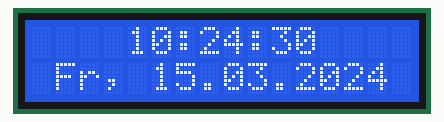
Bench run of a sketch on a simulated Arduino Uno, built with avr-gcc and run on an emulated ATmega328P. Shown: 16×2 character LCD. The local clock reads 2024-03-15 10:24:30 at power-on unless the sketch sets it; what the sketch prints to the serial monitor is not drawn.

Above: at 0.2 s.
At 4.4 s:
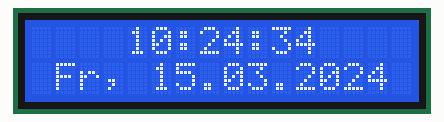
At 9.5 s:
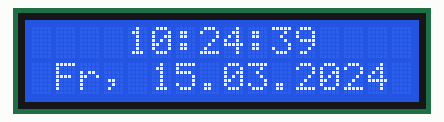
At 18.8 s:
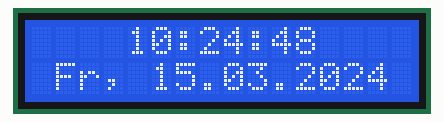
At 28.0 s:
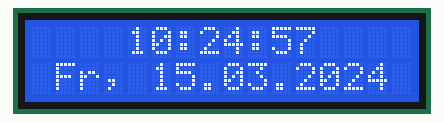
At 38.3 s:
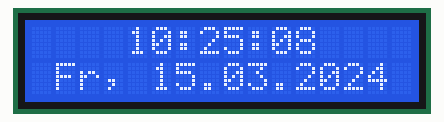

The sketch:

sketch_rtc-display.ino
```cpp
// Anzeige der Uhrzeit der RTC auf dem I2C-LCD
// R. Schefold am 29.2.2024

#include <LiquidCrystal_I2C.h>
#include <ThreeWire.h>
#include <RtcDS1302.h>

LiquidCrystal_I2C lcd(0x27,16,2);  // set the I2C-LCD address to 0x27 for a 16 chars and 2 line display
ThreeWire myWire(8,7,6); // DAT (I/O), CLK (SCLK), RST (CE) (RTC)
RtcDS1302<ThreeWire> rtc(myWire);

void setup() {

    //LCD
    lcd.init();
    lcd.clear();
    lcd.backlight();      // Make sure backlight is on
    // Print a message on both lines of the LCD.
    lcd.setCursor(2,0);   //Set cursor to character 2 on line 0
    lcd.print("Hello world!");
    lcd.setCursor(2,1);   //Move cursor to character 2 on line 1
    lcd.print("LCD Tutorial");


    //RTC
    Serial.begin(9600);
    Serial.print("compiled: ");
    Serial.print(__DATE__);
    Serial.print(" ");
    Serial.println(__TIME__);

    rtc.Begin();

    RtcDateTime compiled = RtcDateTime(__DATE__, __TIME__);
    printDateTime(compiled);
    Serial.println();

    if (!rtc.IsDateTimeValid()) {
        // Common Causes:
        //    1) first time you ran and the device wasn't running yet
        //    2) the battery on the device is low or even missing

        Serial.println("RTC lost confidence in the DateTime!");
        rtc.SetDateTime(compiled);
    }

    if (rtc.GetIsWriteProtected()){
        Serial.println("RTC was write protected, enabling writing now");
        rtc.SetIsWriteProtected(false);
    }

    if (!rtc.GetIsRunning()){
        Serial.println("RTC was not actively running, starting now");
        rtc.SetIsRunning(true);
    }
    RtcDateTime now = rtc.GetDateTime();
    if (now < compiled) {
        Serial.println("RTC is older than compile time!  (Updating DateTime)");
        rtc.SetDateTime(compiled);
    }
    else if (now > compiled) {
        Serial.println("RTC is newer than compile time. (this is expected)");
    }
    else if (now == compiled) {
        Serial.println("RTC is the same as compile time! (not expected but all is fine)");
    }
}

void loop () {
    RtcDateTime now = rtc.GetDateTime();

    printDateTime(now);
    Serial.println();

    if (!now.IsValid()) {
        // Common Causes:
        //    1) the battery on the device is low or even missing and the power line was disconnected
        Serial.println("RTC lost confidence in the DateTime!");
    }

    delay(1000); //  seconds
}

#define countof(a) (sizeof(a) / sizeof(a[0]))

void printDateTime(const RtcDateTime& dt){
    char datestring[25];
    char daysOfTheWeek[7][4] = {"So","Mo", "Di", "Mi", "Do", "Fr", "Sa"};

    snprintf_P(datestring,
        countof(datestring),
        PSTR("%3s, %02u.%02u.%04u %02u:%02u:%02u"),
        daysOfTheWeek[dt.DayOfWeek()],
        dt.Day(),
        dt.Month(),
        dt.Year(),
        dt.Hour(),
        dt.Minute(),
        dt.Second() );
    Serial.print(datestring);

    String strg = datestring;
    lcd.clear();
    lcd.setCursor(0,1);   //Move cursor to character 0 on line 1
    lcd.print(strg.substring(0, 15));
    lcd.setCursor(4,0);   //Move cursor to character 4 on line 0
    lcd.print(strg.substring(16, 25));
}
```

Measured:
- what the display in image 0 shows lasts 1.0 s, from 0.2 s to 1.2 s
